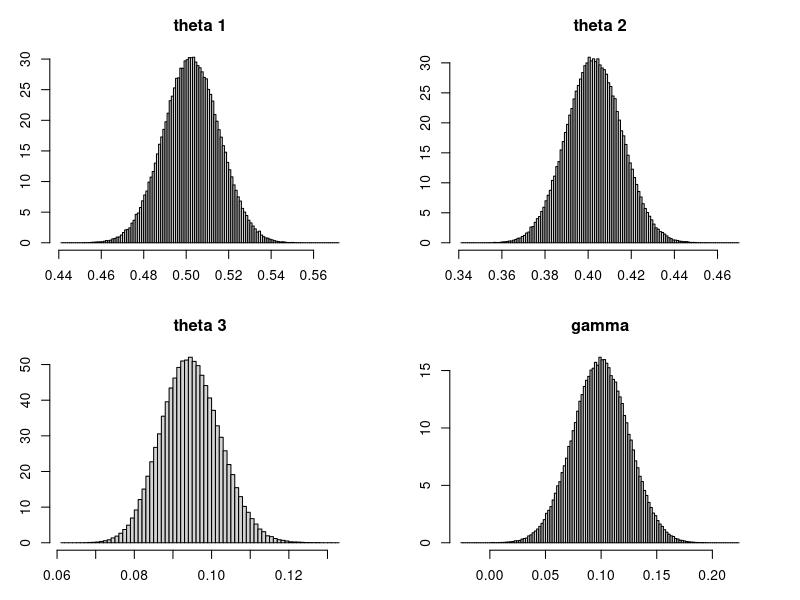

Reproduce this figure in R.
# Ryan Luk
# STAT 206
# Credit: Prof. David Draper (draper), UCSC 2020
# I made slight modifications / cleaned up

# unbuffer the output (ctrl + w)
# setwd( 'C:/Users/Ryan Luk/Github/bayesian-statistics' )

##### Dirichlet distribution sampling

rdirichlet <- function( m, alpha ) {

  k <- length( alpha )

  theta.star <- matrix( 0, m, k )

  for ( j in 1:k ) {

    theta.star[ , j ] <- rgamma( m, alpha[ j ], 1 )

  }

  theta.star <- theta.star / apply( theta.star, 1, sum )

  return( theta.star )

}

epsilon <- 0.01

print( alpha.prior <- rep( epsilon, 3 ) )

N <- c( 727, 583, 137 )

print( n <- sum( N ) )

print( alpha.posterior <- alpha.prior + N )

first.try.M <- 100000

seed <- 44

set.seed( seed )

system.time(

	mc.data.set.first.try <- rdirichlet( first.try.M, alpha.posterior )

)

str( mc.data.set.first.try )

mc.data.set.first.try[ 1:5, ]

table( apply( mc.data.set.first.try, 1, sum ) )

theta.1.star <- mc.data.set.first.try[ ,1 ]
theta.2.star <- mc.data.set.first.try[ ,2 ]
theta.3.star <- mc.data.set.first.try[ ,3 ]

gamma.star <- theta.1.star - theta.2.star

mc.data.set.first.try <- cbind( mc.data.set.first.try, gamma.star )

mc.data.set.first.try[ 1:5, ]

print( gamma.posterior.mean <- mean( gamma.star ) )

print( theta.hat.mle <- N/n )

print( gamma.hat.mle <- theta.hat.mle[ 1 ] - theta.hat.mle[ 2 ] )

print( theta.posterior.sd <- apply( mc.data.set.first.try, 2, sd ) )

print( theta.posterior.mean.mcse <- theta.posterior.sd / sqrt( first.try.M ) )

print( gamma.posterior.sd <- sd( gamma.star ) )

print( gamma.posterior.mean.mcse <- gamma.posterior.sd / sqrt( first.try.M ) )

print( M.required <- ( gamma.posterior.sd / 0.00005 )^2 )

final.try.M <- 250000

seed <- 4104

set.seed( seed )

system.time(

	mc.data.set.final.try <- rdirichlet( final.try.M, alpha.posterior )

)

theta.1.star <- mc.data.set.final.try[ ,1 ]
theta.2.star <- mc.data.set.final.try[ ,2 ]
theta.3.star <- mc.data.set.final.try[ ,3 ]

gamma.star <- ( theta.1.star - theta.2.star )

print( theta.posterior.mean <- apply( mc.data.set.final.try, 2, mean ) )

print( gamma.posterior.mean <- mean( gamma.star ) )

print( theta.posterior.mean.mcse <- theta.posterior.sd / sqrt( final.try.M ) )

print( gamma.posterior.mean.mcse <- gamma.posterior.sd / sqrt( final.try.M ) )

# score <- qnorm( 0.0005, gamma.posterior.mean, gamma.posterior.sd )

print( 1- pnorm( 0, gamma.posterior.mean, gamma.posterior.sd ) )

par( mar = c(3,3,3,3) )

par( mfrow = c(2,2) )

hist( theta.1.star, breaks = 100, prob = T, xlab = 'theta.1', ylab = 'Density', main = 'theta 1' )

hist( theta.2.star, breaks = 100, prob = T, xlab = 'theta.2', ylab = 'Density', main = 'theta 2' )

hist( theta.3.star, breaks = 100, prob = T, xlab = 'theta.3', ylab = 'Density', main = 'theta 3' )

hist( gamma.star, breaks = 100, prob = T, xlab = 'gamma', ylab = 'Density', main = 'gamma' )

par( mfrow = c(1,1) )
